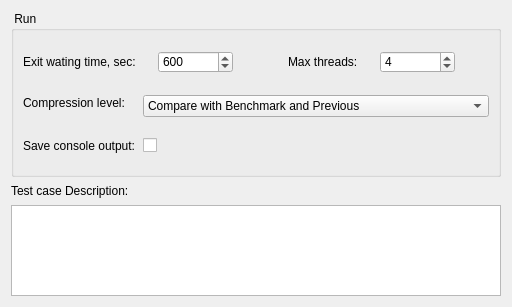
<?xml version="1.0" encoding="UTF-8"?>
<ui version="4.0">
 <class>CreateTestCaseConfigurationOneWidget</class>
 <widget class="QWidget" name="CreateTestCaseConfigurationOneWidget">
  <property name="geometry">
   <rect>
    <x>0</x>
    <y>0</y>
    <width>512</width>
    <height>307</height>
   </rect>
  </property>
  <property name="sizePolicy">
   <sizepolicy hsizetype="Expanding" vsizetype="Expanding">
    <horstretch>0</horstretch>
    <verstretch>0</verstretch>
   </sizepolicy>
  </property>
  <property name="minimumSize">
   <size>
    <width>0</width>
    <height>0</height>
   </size>
  </property>
  <property name="maximumSize">
   <size>
    <width>16777215</width>
    <height>16777215</height>
   </size>
  </property>
  <property name="windowTitle">
   <string>Form</string>
  </property>
  <layout class="QVBoxLayout" name="verticalLayout_3">
   <item>
    <widget class="QSplitter" name="paramSplitter">
     <property name="orientation">
      <enum>Qt::Vertical</enum>
     </property>
     <property name="childrenCollapsible">
      <bool>false</bool>
     </property>
     <widget class="QWidget" name="paramWidget" native="true">
      <property name="minimumSize">
       <size>
        <width>490</width>
        <height>285</height>
       </size>
      </property>
      <layout class="QVBoxLayout" name="verticalLayout">
       <property name="leftMargin">
        <number>0</number>
       </property>
       <property name="topMargin">
        <number>0</number>
       </property>
       <property name="rightMargin">
        <number>0</number>
       </property>
       <property name="bottomMargin">
        <number>0</number>
       </property>
       <item>
        <widget class="QGroupBox" name="groupBox">
         <property name="sizePolicy">
          <sizepolicy hsizetype="Expanding" vsizetype="Fixed">
           <horstretch>0</horstretch>
           <verstretch>0</verstretch>
          </sizepolicy>
         </property>
         <property name="minimumSize">
          <size>
           <width>490</width>
           <height>166</height>
          </size>
         </property>
         <property name="maximumSize">
          <size>
           <width>16777215</width>
           <height>166</height>
          </size>
         </property>
         <property name="title">
          <string> Run </string>
         </property>
         <property name="flat">
          <bool>false</bool>
         </property>
         <property name="checkable">
          <bool>false</bool>
         </property>
         <layout class="QVBoxLayout" name="verticalLayout_2">
          <property name="spacing">
           <number>0</number>
          </property>
          <item>
           <layout class="QHBoxLayout" name="runLayout">
            <property name="spacing">
             <number>22</number>
            </property>
            <property name="topMargin">
             <number>11</number>
            </property>
            <property name="bottomMargin">
             <number>11</number>
            </property>
            <item>
             <widget class="QLabel" name="watingLabel">
              <property name="sizePolicy">
               <sizepolicy hsizetype="Preferred" vsizetype="Fixed">
                <horstretch>0</horstretch>
                <verstretch>0</verstretch>
               </sizepolicy>
              </property>
              <property name="minimumSize">
               <size>
                <width>0</width>
                <height>22</height>
               </size>
              </property>
              <property name="maximumSize">
               <size>
                <width>16777215</width>
                <height>22</height>
               </size>
              </property>
              <property name="text">
               <string>Exit wating time, sec:</string>
              </property>
              <property name="textFormat">
               <enum>Qt::PlainText</enum>
              </property>
             </widget>
            </item>
            <item>
             <widget class="QSpinBox" name="watingBox">
              <property name="sizePolicy">
               <sizepolicy hsizetype="Fixed" vsizetype="Fixed">
                <horstretch>0</horstretch>
                <verstretch>0</verstretch>
               </sizepolicy>
              </property>
              <property name="minimumSize">
               <size>
                <width>75</width>
                <height>22</height>
               </size>
              </property>
              <property name="maximumSize">
               <size>
                <width>75</width>
                <height>22</height>
               </size>
              </property>
              <property name="maximum">
               <number>9999</number>
              </property>
              <property name="value">
               <number>600</number>
              </property>
             </widget>
            </item>
            <item>
             <spacer name="horizontalSpacer_2">
              <property name="orientation">
               <enum>Qt::Horizontal</enum>
              </property>
              <property name="sizeHint" stdset="0">
               <size>
                <width>40</width>
                <height>20</height>
               </size>
              </property>
             </spacer>
            </item>
            <item>
             <widget class="QLabel" name="threadsLabel">
              <property name="sizePolicy">
               <sizepolicy hsizetype="Fixed" vsizetype="Preferred">
                <horstretch>0</horstretch>
                <verstretch>0</verstretch>
               </sizepolicy>
              </property>
              <property name="minimumSize">
               <size>
                <width>0</width>
                <height>22</height>
               </size>
              </property>
              <property name="maximumSize">
               <size>
                <width>16777215</width>
                <height>22</height>
               </size>
              </property>
              <property name="text">
               <string>Max threads:</string>
              </property>
              <property name="textFormat">
               <enum>Qt::PlainText</enum>
              </property>
             </widget>
            </item>
            <item>
             <widget class="QSpinBox" name="threadsBox">
              <property name="sizePolicy">
               <sizepolicy hsizetype="Fixed" vsizetype="Fixed">
                <horstretch>0</horstretch>
                <verstretch>0</verstretch>
               </sizepolicy>
              </property>
              <property name="minimumSize">
               <size>
                <width>75</width>
                <height>22</height>
               </size>
              </property>
              <property name="maximumSize">
               <size>
                <width>75</width>
                <height>22</height>
               </size>
              </property>
              <property name="value">
               <number>4</number>
              </property>
             </widget>
            </item>
            <item>
             <spacer name="horizontalSpacer">
              <property name="orientation">
               <enum>Qt::Horizontal</enum>
              </property>
              <property name="sizeHint" stdset="0">
               <size>
                <width>40</width>
                <height>20</height>
               </size>
              </property>
             </spacer>
            </item>
           </layout>
          </item>
          <item>
           <layout class="QFormLayout" name="runLayout_2">
            <property name="horizontalSpacing">
             <number>7</number>
            </property>
            <property name="verticalSpacing">
             <number>22</number>
            </property>
            <property name="topMargin">
             <number>11</number>
            </property>
            <property name="bottomMargin">
             <number>11</number>
            </property>
            <item row="0" column="0">
             <widget class="QLabel" name="compressionLabel">
              <property name="sizePolicy">
               <sizepolicy hsizetype="Preferred" vsizetype="Fixed">
                <horstretch>0</horstretch>
                <verstretch>0</verstretch>
               </sizepolicy>
              </property>
              <property name="minimumSize">
               <size>
                <width>0</width>
                <height>16</height>
               </size>
              </property>
              <property name="maximumSize">
               <size>
                <width>16777215</width>
                <height>16</height>
               </size>
              </property>
              <property name="text">
               <string>Compression level:</string>
              </property>
             </widget>
            </item>
            <item row="0" column="1">
             <widget class="QComboBox" name="compressionBox">
              <property name="minimumSize">
               <size>
                <width>0</width>
                <height>22</height>
               </size>
              </property>
              <property name="maximumSize">
               <size>
                <width>16777215</width>
                <height>22</height>
               </size>
              </property>
              <property name="currentIndex">
               <number>2</number>
              </property>
              <item>
               <property name="text">
                <string>No Compare</string>
               </property>
              </item>
              <item>
               <property name="text">
                <string>Compare with Benchmark</string>
               </property>
              </item>
              <item>
               <property name="text">
                <string>Compare with Benchmark and Previous</string>
               </property>
              </item>
              <item>
               <property name="text">
                <string>Compare with All</string>
               </property>
              </item>
             </widget>
            </item>
            <item row="1" column="0">
             <widget class="QLabel" name="saveOutputLabel">
              <property name="sizePolicy">
               <sizepolicy hsizetype="Preferred" vsizetype="Fixed">
                <horstretch>0</horstretch>
                <verstretch>0</verstretch>
               </sizepolicy>
              </property>
              <property name="minimumSize">
               <size>
                <width>0</width>
                <height>16</height>
               </size>
              </property>
              <property name="maximumSize">
               <size>
                <width>16777215</width>
                <height>16</height>
               </size>
              </property>
              <property name="text">
               <string>Save console output:</string>
              </property>
             </widget>
            </item>
            <item row="1" column="1">
             <widget class="QCheckBox" name="isSaveOutPutBox">
              <property name="layoutDirection">
               <enum>Qt::LeftToRight</enum>
              </property>
              <property name="text">
               <string/>
              </property>
             </widget>
            </item>
           </layout>
          </item>
         </layout>
        </widget>
       </item>
       <item>
        <layout class="QVBoxLayout" name="descriptionLayout">
         <item>
          <widget class="QLabel" name="descriptionLabel">
           <property name="sizePolicy">
            <sizepolicy hsizetype="Expanding" vsizetype="Fixed">
             <horstretch>0</horstretch>
             <verstretch>0</verstretch>
            </sizepolicy>
           </property>
           <property name="minimumSize">
            <size>
             <width>0</width>
             <height>16</height>
            </size>
           </property>
           <property name="maximumSize">
            <size>
             <width>16777215</width>
             <height>16</height>
            </size>
           </property>
           <property name="text">
            <string>Test case Description:</string>
           </property>
          </widget>
         </item>
         <item>
          <widget class="QPlainTextEdit" name="descriptionBox"/>
         </item>
        </layout>
       </item>
      </layout>
     </widget>
    </widget>
   </item>
  </layout>
 </widget>
 <resources/>
 <connections/>
</ui>
